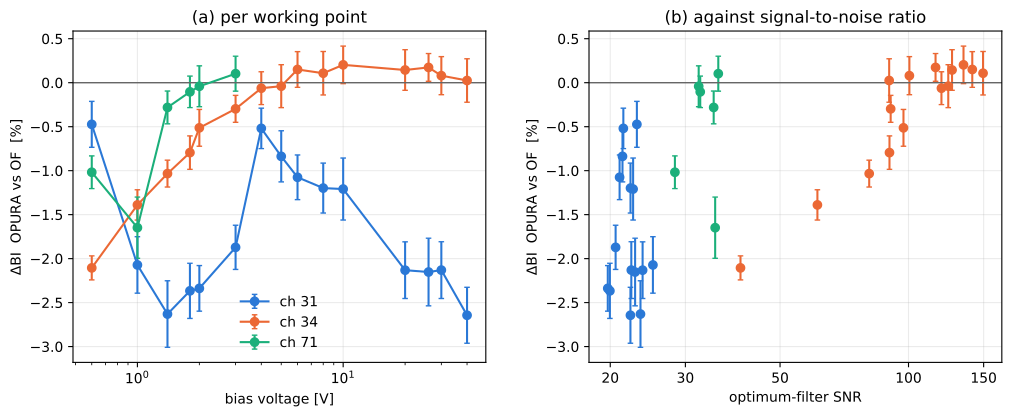

Generate this figure with Python:
"""
fig_opura_vs_of.py
==================
Figura e tabella della sezione Risultati di stimatore_verosimiglianza.tex: OPURA contro l'algoritmo
con i filtri (OF, addestrato), sugli STESSI eventi del Monte Carlo a 50 seed.

Per ogni punto con tutti i seed: Delta BI = mediana sui seed di (BI_OPURA / BI_OF - 1), con errore
la LARGHEZZA (P84 - P16)/2 della distribuzione dei Delta BI sui seed, cioe' l'incertezza di una
simulazione da 50 000 eventi (non divisa per sqrt(n)). Scrive fig_opura_vs_of.pdf e stampa le righe LaTeX della tabella.

    python tesi_note/fig_opura_vs_of.py
"""
import csv
import os
from collections import defaultdict

import numpy as np
import matplotlib
matplotlib.use("Agg")
import matplotlib.pyplot as plt

HERE = os.path.dirname(os.path.abspath(__file__))
BASE = os.path.dirname(HERE)
OF = "m205_results_octopus_APsimfit10000led_npsclean"
OPURA = "m205_results_likelihood_APsimfit10000led_npsclean"
MC_CSV, GEN, N_SEEDS = "BI_mc_error_m205_seeds50.csv", "fit", 50
COLORS = {31: "#2a78d6", 34: "#eb6834", 71: "#1baf7a", 83: "#eda100", 91: "#e87ba4"}


def load(folder):
    d = defaultdict(dict)
    for r in csv.DictReader(open(os.path.join(BASE, folder, MC_CSV))):
        if r["gen"] == GEN:
            d[(int(r["channel"]), int(r["wp"]))][int(r["seed"])] = float(r["BI_mc"])
    return d


def main():
    of, op = load(OF), load(OPURA)
    train = {(int(r["channel"]), int(r["wp"])): r
             for r in csv.DictReader(open(os.path.join(BASE, OF, f"BI_results_m205_{OF[len('m205_results_octopus_'):]}.csv")))}
    rows = []
    for p in sorted(of):
        seeds = sorted(of[p].keys() & op[p].keys())
        if len(seeds) < N_SEEDS:
            continue                                  # punto non ancora completo
        a = np.array([of[p][s] for s in seeds]); b = np.array([op[p][s] for s in seeds])
        d = 100 * (b / a - 1)
        w = (np.percentile(d, 84.13) - np.percentile(d, 15.87)) / 2
        rows.append(dict(ch=p[0], wp=p[1], vb=float(train[p]["vbias"]), snr=float(train[p]["SNR"]),
                         of=np.median(a), op=np.median(b), d=np.median(d),
                         e=np.sqrt(np.pi / 2) * w / np.sqrt(len(seeds)), w=w))

    fig, ax = plt.subplots(1, 2, figsize=(12, 4.3), gridspec_kw=dict(wspace=0.25))
    for ch in sorted({r["ch"] for r in rows}):
        R = [r for r in rows if r["ch"] == ch]
        for a, x in ((ax[0], "vb"), (ax[1], "snr")):
            a.errorbar([r[x] for r in R], [r["d"] for r in R], yerr=[r["w"] for r in R], fmt="o-" if x == "vb" else "o",
                       color=COLORS[ch], ms=6, lw=1.5, capsize=2, label=f"ch {ch}")
    for a, lab in ((ax[0], "bias voltage [V]"), (ax[1], "optimum-filter SNR")):
        a.axhline(0, color="0.4", lw=1)
        a.set_xscale("log")
        a.set(xlabel=lab, ylabel=r"$\Delta$BI  OPURA vs OF  [%]")
        a.grid(alpha=0.25)
    ax[1].set_xticks([20, 30, 50, 100, 150]); ax[1].set_xticklabels(["20", "30", "50", "100", "150"])
    ax[1].minorticks_off()
    ax[0].set_title("(a) per working point")
    ax[1].set_title("(b) against signal-to-noise ratio")
    ax[0].legend(frameon=False)
    out = os.path.join(HERE, "fig_opura_vs_of.pdf")
    fig.savefig(out, bbox_inches="tight")
    print(f"[OK] {out}  ({len(rows)} punti completi)\n")

    for r in rows:
        print(f"{r['ch']} & {r['wp']} & {r['vb']:g} & {r['snr']:.0f} & {r['of']*1e5:.2f} & {r['op']*1e5:.2f} & "
              f"${r['d']:+.2f} \\pm {r['w']:.2f}$ \\\\")
    D = np.array([r["d"] for r in rows]); S = np.array([r["snr"] for r in rows])
    print(f"\nmediana {np.median(D):+.2f}%, OPURA meglio in {np.sum(D < 0)}/{len(rows)}")
    for ch in sorted({r["ch"] for r in rows}):
        R = [r for r in rows if r["ch"] == ch]; d = np.array([r["d"] for r in R])
        print(f"ch{ch}: {len(R)} punti, mediana {np.median(d):+.2f}%, da {d.min():+.2f} a {d.max():+.2f}, "
              f"meglio {np.sum(d < 0)}/{len(R)}, meglio oltre 2 larghezze {sum(r['d'] < -2 * r['w'] for r in R)}, "
              f"oltre 1 {sum(r['d'] < -r['w'] for r in R)}; peggio oltre 1 larghezza {sum(r['d'] > r['w'] for r in R)}")
    for lo, hi in ((0, 30), (30, 60), (60, 1e9)):
        k = (S >= lo) & (S < hi)
        print(f"SNR {lo:g}-{hi:g}: {k.sum()} punti, mediana {np.median(D[k]):+.2f}%")


if __name__ == "__main__":
    main()
